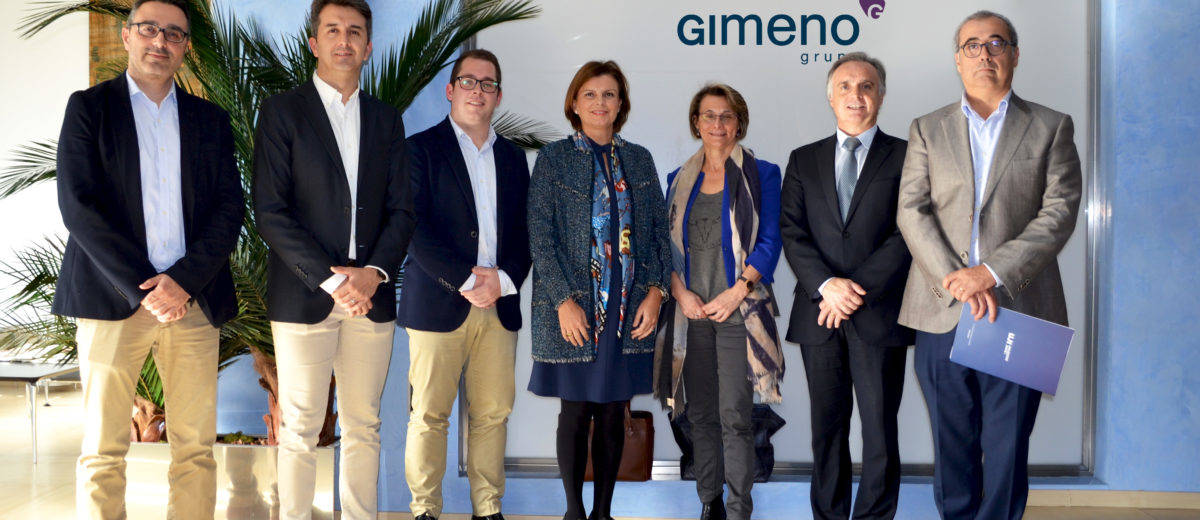
#> input picture exercices/opencv/01-read-image/persons.jpg, 1200 x 520 px, given in place of the camera
$ python main.py
#> lines starting #> are read from the running program, lines starting #| are printed output that depends on the picture
from typing import ClassVar
import cv2
import numpy as np

cap=cv2.VideoCapture(0)
count=1
while True:
    ret,frame=cap.read()
#> frame is the input picture: shape (520, 1200, 3); mean B, G, R 121, 116.7, 117.8
    if ret==False:break
    gray=cv2.cvtColor(frame,cv2.COLOR_BGR2GRAY)
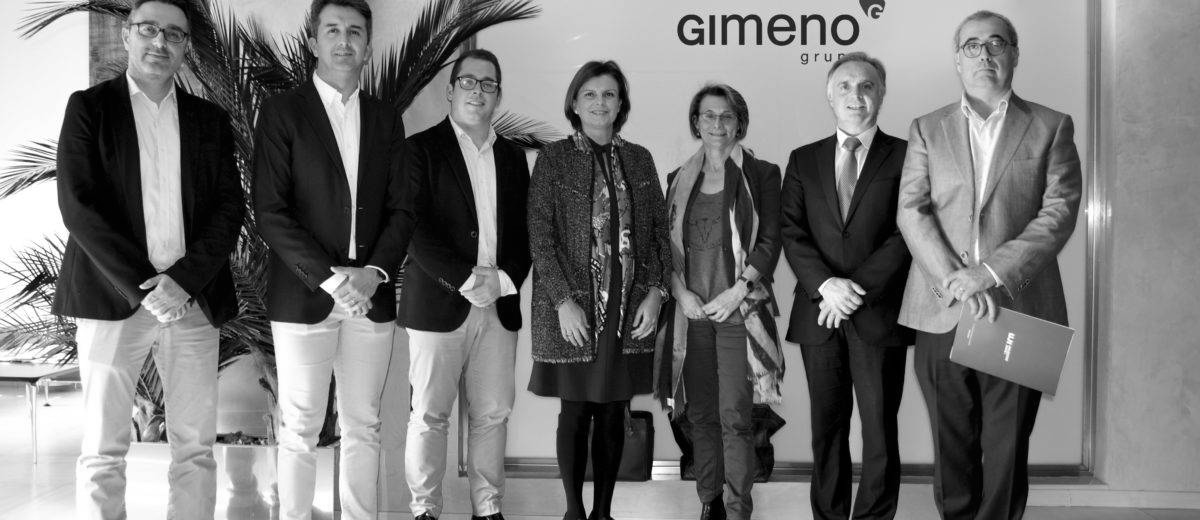
#> gray: shape (520, 1200); min 0, max 255, mean 117.5
    gray = cv2.GaussianBlur(gray, (7, 7), 3)
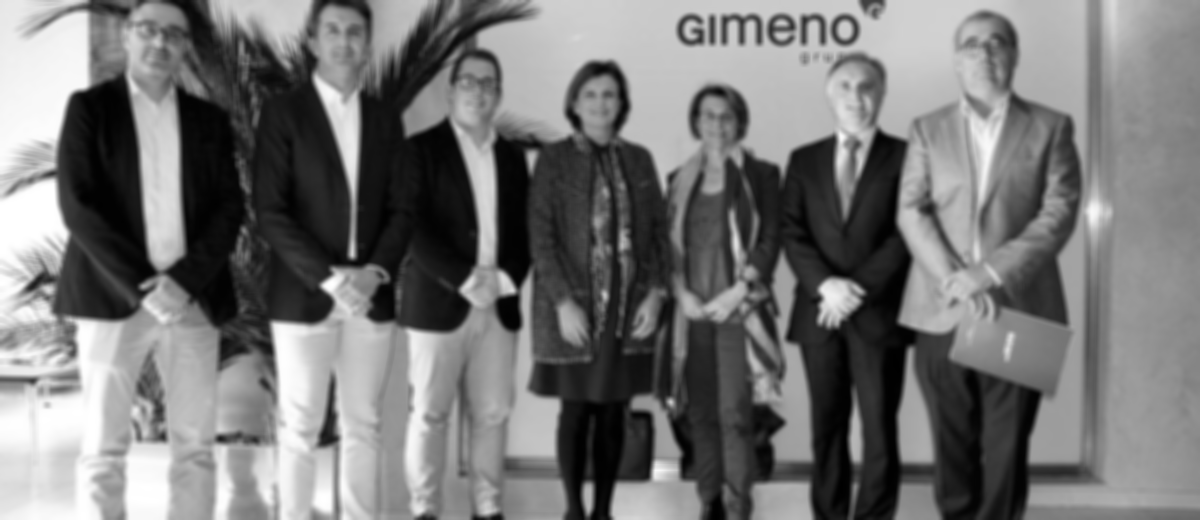
#> gray: shape (520, 1200); min 0, max 255, mean 117.5
    if count%20==0:old=gray
    if count>20:
        diff=cv2.absdiff(gray,old)
        _,th=cv2.threshold(diff,40,255,cv2.THRESH_BINARY)
        cnts,_ =cv2.findContours(th,cv2.RETR_EXTERNAL,cv2.CHAIN_APPROX_SIMPLE)
        for c in cnts:
            area=cv2.contourArea(c)
            if area>5000:
                x,y,w,h=cv2.boundingRect(c)
                cv2.rectangle(frame,(x,y),(x+w,y+h),(0,255,0),2)
    #cv2.imshow('gray',gray)
    #cv2.imshow('th',th)
    cv2.imshow('frame',frame)
    count=count+1
    if cv2.waitKey(1) & 0xFF==ord('q'):break
#> (key q is pressed here)
cap.release()
cv2.destroyAllWindows()
